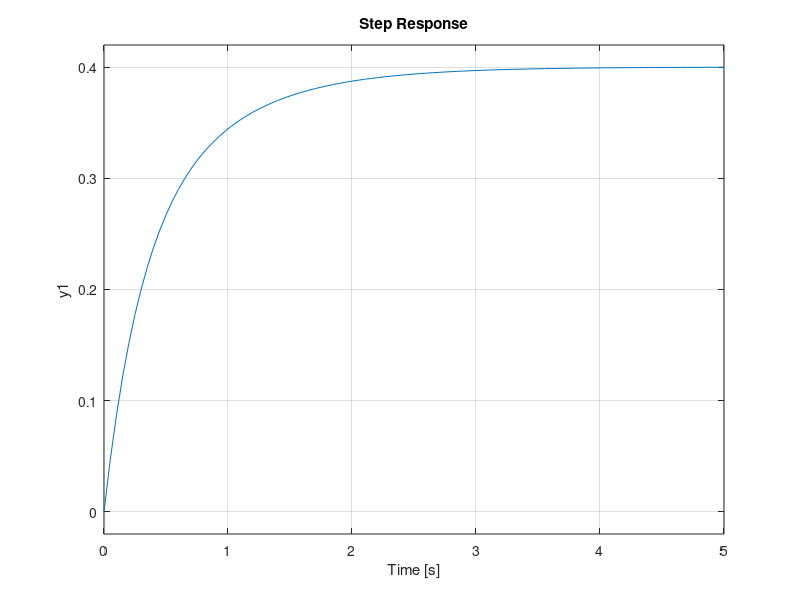

The MATLAB script that drew this image:
%% Exercício 2

clc; 
close all; 
clear all

%%Definição das funções
numecont = [1]; %Numerador da função do controlador
denocont = [1 1]; %Denominador da função do controlador
controlador = tf(numecont,denocont) %Função Transferência do controlador

numeplant = [1 2]; %Numerador da função da planta
denoplant = [1 3]; %Denominador da função da planta
planta = tf(numeplant,denoplant) %Função Transferência da planta

%%Letra A
G1 = series(controlador,planta);
TF = feedback(G1,1,-1) %Pode ser vista "Command Window"

%%Letra B
%Plotagem
figure()
step(TF) 
%Confirmamos pelo gráfico que o valor é igual a 2/5 = 0,4
grid on
